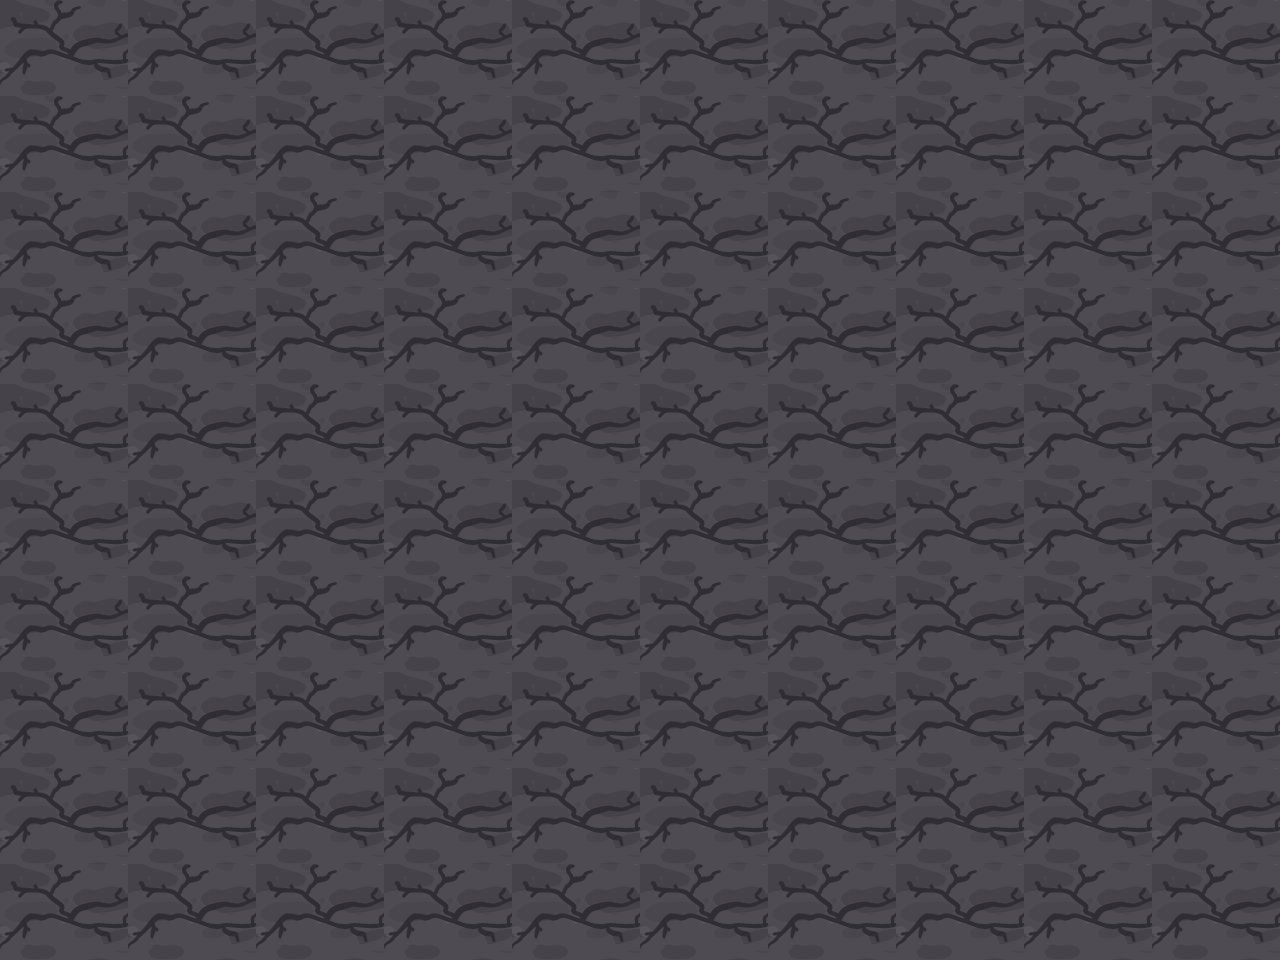

This game map was drawn from its Tiled (.tmx) file and the tilesets committed beside it. A one-line description and the full map source follow:
An orthogonal 40x30 tile map with 32x32 px tiles, 1 tile layer (Tile Layer 1).

<map version="1.4" tiledversion="1.4.3" orientation="orthogonal" renderorder="right-down" width="40" height="30" tilewidth="32" tileheight="32" infinite="0" nextlayerid="2" nextobjectid="1">
 <tileset firstgid="1" source="2D_Top_Down_Dungeon_Tileset.tsx" />
 <layer id="1" name="Tile Layer 1" width="40" height="30">
  <data encoding="csv">
3421,3422,3423,3424,3421,3422,3423,3424,3421,3422,3423,3424,3421,3422,3423,3424,3421,3422,3423,3424,3421,3422,3423,3424,3421,3422,3423,3424,3421,3422,3423,3424,3421,3422,3423,3424,3421,3422,3423,3424,
3517,3518,3519,3520,3517,3518,3519,3520,3517,3518,3519,3520,3517,3518,3519,3520,3517,3518,3519,3520,3517,3518,3519,3520,3517,3518,3519,3520,3517,3518,3519,3520,3517,3518,3519,3520,3517,3518,3519,3520,
3613,3614,3615,3616,3613,3614,3615,3616,3613,3614,3615,3616,3613,3614,3615,3616,3613,3614,3615,3616,3613,3614,3615,3616,3613,3614,3615,3616,3613,3614,3615,3616,3613,3614,3615,3616,3613,3614,3615,3616,
3421,3422,3423,3424,3421,3422,3423,3424,3421,3422,3423,3424,3421,3422,3423,3424,3421,3422,3423,3424,3421,3422,3423,3424,3421,3422,3423,3424,3421,3422,3423,3424,3421,3422,3423,3424,3421,3422,3423,3424,
3517,3518,3519,3520,3517,3518,3519,3520,3517,3518,3519,3520,3517,3518,3519,3520,3517,3518,3519,3520,3517,3518,3519,3520,3517,3518,3519,3520,3517,3518,3519,3520,3517,3518,3519,3520,3517,3518,3519,3520,
3613,3614,3615,3616,3613,3614,3615,3616,3613,3614,3615,3616,3613,3614,3615,3616,3613,3614,3615,3616,3613,3614,3615,3616,3613,3614,3615,3616,3613,3614,3615,3616,3613,3614,3615,3616,3613,3614,3615,3616,
3421,3422,3423,3424,3421,3422,3423,3424,3421,3422,3423,3424,3421,3422,3423,3424,3421,3422,3423,3424,3421,3422,3423,3424,3421,3422,3423,3424,3421,3422,3423,3424,3421,3422,3423,3424,3421,3422,3423,3424,
3517,3518,3519,3520,3517,3518,3519,3520,3517,3518,3519,3520,3517,3518,3519,3520,3517,3518,3519,3520,3517,3518,3519,3520,3517,3518,3519,3520,3517,3518,3519,3520,3517,3518,3519,3520,3517,3518,3519,3520,
3613,3614,3615,3616,3613,3614,3615,3616,3613,3614,3615,3616,3613,3614,3615,3616,3613,3614,3615,3616,3613,3614,3615,3616,3613,3614,3615,3616,3613,3614,3615,3616,3613,3614,3615,3616,3613,3614,3615,3616,
3421,3422,3423,3424,3421,3422,3423,3424,3421,3422,3423,3424,3421,3422,3423,3424,3421,3422,3423,3424,3421,3422,3423,3424,3421,3422,3423,3424,3421,3422,3423,3424,3421,3422,3423,3424,3421,3422,3423,3424,
3517,3518,3519,3520,3517,3518,3519,3520,3517,3518,3519,3520,3517,3518,3519,3520,3517,3518,3519,3520,3517,3518,3519,3520,3517,3518,3519,3520,3517,3518,3519,3520,3517,3518,3519,3520,3517,3518,3519,3520,
3613,3614,3615,3616,3613,3614,3615,3616,3613,3614,3615,3616,3613,3614,3615,3616,3613,3614,3615,3616,3613,3614,3615,3616,3613,3614,3615,3616,3613,3614,3615,3616,3613,3614,3615,3616,3613,3614,3615,3616,
3421,3422,3423,3424,3421,3422,3423,3424,3421,3422,3423,3424,3421,3422,3423,3424,3421,3422,3423,3424,3421,3422,3423,3424,3421,3422,3423,3424,3421,3422,3423,3424,3421,3422,3423,3424,3421,3422,3423,3424,
3517,3518,3519,3520,3517,3518,3519,3520,3517,3518,3519,3520,3517,3518,3519,3520,3517,3518,3519,3520,3517,3518,3519,3520,3517,3518,3519,3520,3517,3518,3519,3520,3517,3518,3519,3520,3517,3518,3519,3520,
3613,3614,3615,3616,3613,3614,3615,3616,3613,3614,3615,3616,3613,3614,3615,3616,3613,3614,3615,3616,3613,3614,3615,3616,3613,3614,3615,3616,3613,3614,3615,3616,3613,3614,3615,3616,3613,3614,3615,3616,
3421,3422,3423,3424,3421,3422,3423,3424,3421,3422,3423,3424,3421,3422,3423,3424,3421,3422,3423,3424,3421,3422,3423,3424,3421,3422,3423,3424,3421,3422,3423,3424,3421,3422,3423,3424,3421,3422,3423,3424,
3517,3518,3519,3520,3517,3518,3519,3520,3517,3518,3519,3520,3517,3518,3519,3520,3517,3518,3519,3520,3517,3518,3519,3520,3517,3518,3519,3520,3517,3518,3519,3520,3517,3518,3519,3520,3517,3518,3519,3520,
3613,3614,3615,3616,3613,3614,3615,3616,3613,3614,3615,3616,3613,3614,3615,3616,3613,3614,3615,3616,3613,3614,3615,3616,3613,3614,3615,3616,3613,3614,3615,3616,3613,3614,3615,3616,3613,3614,3615,3616,
3421,3422,3423,3424,3421,3422,3423,3424,3421,3422,3423,3424,3421,3422,3423,3424,3421,3422,3423,3424,3421,3422,3423,3424,3421,3422,3423,3424,3421,3422,3423,3424,3421,3422,3423,3424,3421,3422,3423,3424,
3517,3518,3519,3520,3517,3518,3519,3520,3517,3518,3519,3520,3517,3518,3519,3520,3517,3518,3519,3520,3517,3518,3519,3520,3517,3518,3519,3520,3517,3518,3519,3520,3517,3518,3519,3520,3517,3518,3519,3520,
3613,3614,3615,3616,3613,3614,3615,3616,3613,3614,3615,3616,3613,3614,3615,3616,3613,3614,3615,3616,3613,3614,3615,3616,3613,3614,3615,3616,3613,3614,3615,3616,3613,3614,3615,3616,3613,3614,3615,3616,
3421,3422,3423,3424,3421,3422,3423,3424,3421,3422,3423,3424,3421,3422,3423,3424,3421,3422,3423,3424,3421,3422,3423,3424,3421,3422,3423,3424,3421,3422,3423,3424,3421,3422,3423,3424,3421,3422,3423,3424,
3517,3518,3519,3520,3517,3518,3519,3520,3517,3518,3519,3520,3517,3518,3519,3520,3517,3518,3519,3520,3517,3518,3519,3520,3517,3518,3519,3520,3517,3518,3519,3520,3517,3518,3519,3520,3517,3518,3519,3520,
3613,3614,3615,3616,3613,3614,3615,3616,3613,3614,3615,3616,3613,3614,3615,3616,3613,3614,3615,3616,3613,3614,3615,3616,3613,3614,3615,3616,3613,3614,3615,3616,3613,3614,3615,3616,3613,3614,3615,3616,
3421,3422,3423,3424,3421,3422,3423,3424,3421,3422,3423,3424,3421,3422,3423,3424,3421,3422,3423,3424,3421,3422,3423,3424,3421,3422,3423,3424,3421,3422,3423,3424,3421,3422,3423,3424,3421,3422,3423,3424,
3517,3518,3519,3520,3517,3518,3519,3520,3517,3518,3519,3520,3517,3518,3519,3520,3517,3518,3519,3520,3517,3518,3519,3520,3517,3518,3519,3520,3517,3518,3519,3520,3517,3518,3519,3520,3517,3518,3519,3520,
3613,3614,3615,3616,3613,3614,3615,3616,3613,3614,3615,3616,3613,3614,3615,3616,3613,3614,3615,3616,3613,3614,3615,3616,3613,3614,3615,3616,3613,3614,3615,3616,3613,3614,3615,3616,3613,3614,3615,3616,
3421,3422,3423,3424,3421,3422,3423,3424,3421,3422,3423,3424,3421,3422,3423,3424,3421,3422,3423,3424,3421,3422,3423,3424,3421,3422,3423,3424,3421,3422,3423,3424,3421,3422,3423,3424,3421,3422,3423,3424,
3517,3518,3519,3520,3517,3518,3519,3520,3517,3518,3519,3520,3517,3518,3519,3520,3517,3518,3519,3520,3517,3518,3519,3520,3517,3518,3519,3520,3517,3518,3519,3520,3517,3518,3519,3520,3517,3518,3519,3520,
3613,3614,3615,3616,3613,3614,3615,3616,3613,3614,3615,3616,3613,3614,3615,3616,3613,3614,3615,3616,3613,3614,3615,3616,3613,3614,3615,3616,3613,3614,3615,3616,3613,3614,3615,3616,3613,3614,3615,3616
</data>
 </layer>
</map>
